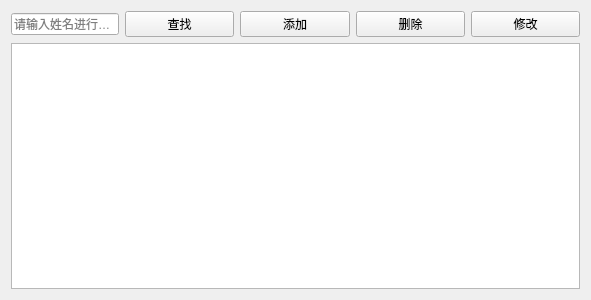
<?xml version="1.0" encoding="UTF-8"?>
<ui version="4.0">
 <class>PatientView</class>
 <widget class="QWidget" name="PatientView">
  <property name="geometry">
   <rect>
    <x>0</x>
    <y>0</y>
    <width>591</width>
    <height>300</height>
   </rect>
  </property>
  <property name="windowTitle">
   <string>患者管理</string>
  </property>
  <layout class="QVBoxLayout" name="verticalLayout">
   <item>
    <layout class="QHBoxLayout" name="horizontalLayout">
     <item>
      <widget class="QLineEdit" name="txtSearch">
       <property name="sizePolicy">
        <sizepolicy hsizetype="Fixed" vsizetype="Fixed">
         <horstretch>0</horstretch>
         <verstretch>0</verstretch>
        </sizepolicy>
       </property>
       <property name="placeholderText">
        <string>请输入姓名进行查找</string>
       </property>
      </widget>
     </item>
     <item>
      <widget class="QPushButton" name="btSearch">
       <property name="text">
        <string>查找</string>
       </property>
       <property name="icon">
        <iconset resource="lab4.qrc">
         <normaloff>:/image/4.png</normaloff>:/image/4.png</iconset>
       </property>
      </widget>
     </item>
     <item>
      <widget class="QPushButton" name="btAdd">
       <property name="text">
        <string>添加</string>
       </property>
       <property name="icon">
        <iconset resource="lab4.qrc">
         <normaloff>:/image/5.png</normaloff>:/image/5.png</iconset>
       </property>
      </widget>
     </item>
     <item>
      <widget class="QPushButton" name="btDelete">
       <property name="text">
        <string>删除</string>
       </property>
       <property name="icon">
        <iconset resource="lab4.qrc">
         <normaloff>:/image/7.png</normaloff>:/image/7.png</iconset>
       </property>
      </widget>
     </item>
     <item>
      <widget class="QPushButton" name="btEdit">
       <property name="text">
        <string>修改</string>
       </property>
       <property name="icon">
        <iconset resource="lab4.qrc">
         <normaloff>:/image/6.png</normaloff>:/image/6.png</iconset>
       </property>
      </widget>
     </item>
    </layout>
   </item>
   <item>
    <widget class="QTableView" name="tableView"/>
   </item>
  </layout>
 </widget>
 <resources>
  <include location="lab4.qrc"/>
 </resources>
 <connections/>
</ui>
